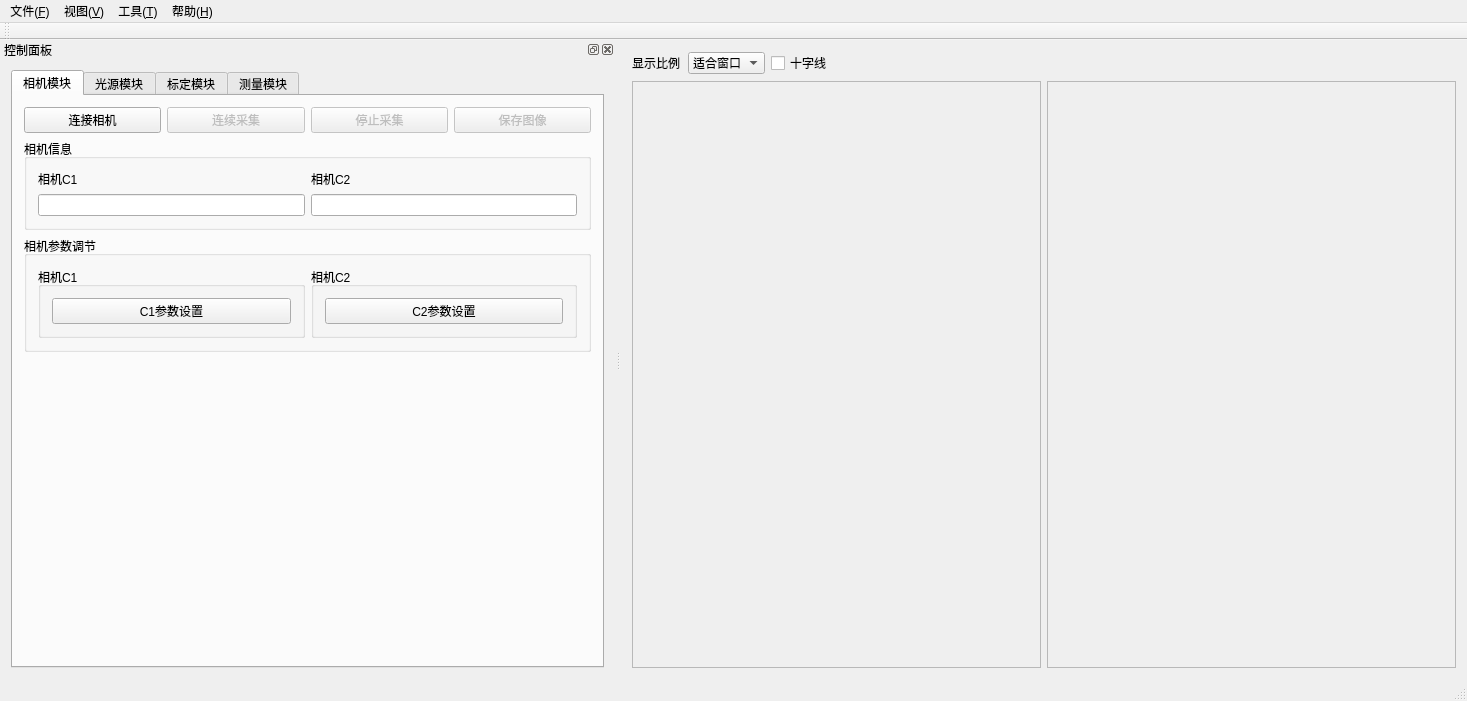
<?xml version="1.0" encoding="UTF-8"?>
<ui version="4.0">
 <class>MSVisionQtClass</class>
 <widget class="QMainWindow" name="MSVisionQtClass">
  <property name="geometry">
   <rect>
    <x>0</x>
    <y>0</y>
    <width>1467</width>
    <height>700</height>
   </rect>
  </property>
  <property name="sizePolicy">
   <sizepolicy hsizetype="Preferred" vsizetype="Preferred">
    <horstretch>0</horstretch>
    <verstretch>0</verstretch>
   </sizepolicy>
  </property>
  <property name="windowTitle">
   <string>MSVisionQt</string>
  </property>
  <widget class="QWidget" name="centralWidget">
   <layout class="QHBoxLayout" name="horizontalLayout">
    <item>
     <layout class="QVBoxLayout" name="verticalLayout_12">
      <item>
       <layout class="QHBoxLayout" name="horizontalLayout_17">
        <item>
         <widget class="QLabel" name="label_2">
          <property name="minimumSize">
           <size>
            <width>50</width>
            <height>0</height>
           </size>
          </property>
          <property name="text">
           <string>显示比例</string>
          </property>
         </widget>
        </item>
        <item>
         <widget class="QComboBox" name="comboBoxScale">
          <item>
           <property name="text">
            <string>适合窗口</string>
           </property>
          </item>
          <item>
           <property name="text">
            <string>25%</string>
           </property>
          </item>
          <item>
           <property name="text">
            <string>50%</string>
           </property>
          </item>
          <item>
           <property name="text">
            <string>100%</string>
           </property>
          </item>
         </widget>
        </item>
        <item>
         <widget class="QCheckBox" name="checkBoxCross">
          <property name="text">
           <string>十字线</string>
          </property>
         </widget>
        </item>
        <item>
         <spacer name="horizontalSpacer">
          <property name="orientation">
           <enum>Qt::Horizontal</enum>
          </property>
          <property name="sizeHint" stdset="0">
           <size>
            <width>40</width>
            <height>20</height>
           </size>
          </property>
         </spacer>
        </item>
       </layout>
      </item>
      <item>
       <layout class="QHBoxLayout" name="horizontalLayout_18">
        <item>
         <widget class="QScrollArea" name="scrollAreaL">
          <property name="sizePolicy">
           <sizepolicy hsizetype="Expanding" vsizetype="Expanding">
            <horstretch>0</horstretch>
            <verstretch>0</verstretch>
           </sizepolicy>
          </property>
          <property name="widgetResizable">
           <bool>true</bool>
          </property>
          <widget class="QWidget" name="scrollAreaWidgetContentsL">
           <property name="geometry">
            <rect>
             <x>0</x>
             <y>0</y>
             <width>408</width>
             <height>591</height>
            </rect>
           </property>
           <property name="sizePolicy">
            <sizepolicy hsizetype="Preferred" vsizetype="Preferred">
             <horstretch>0</horstretch>
             <verstretch>0</verstretch>
            </sizepolicy>
           </property>
           <layout class="QHBoxLayout" name="horizontalLayoutImgL">
            <property name="sizeConstraint">
             <enum>QLayout::SetDefaultConstraint</enum>
            </property>
            <property name="leftMargin">
             <number>0</number>
            </property>
            <property name="rightMargin">
             <number>0</number>
            </property>
           </layout>
          </widget>
         </widget>
        </item>
        <item>
         <widget class="QScrollArea" name="scrollAreaR">
          <property name="sizePolicy">
           <sizepolicy hsizetype="Expanding" vsizetype="Expanding">
            <horstretch>0</horstretch>
            <verstretch>0</verstretch>
           </sizepolicy>
          </property>
          <property name="widgetResizable">
           <bool>true</bool>
          </property>
          <widget class="QWidget" name="scrollAreaWidgetContentsR">
           <property name="geometry">
            <rect>
             <x>0</x>
             <y>0</y>
             <width>408</width>
             <height>591</height>
            </rect>
           </property>
           <property name="sizePolicy">
            <sizepolicy hsizetype="Preferred" vsizetype="Preferred">
             <horstretch>0</horstretch>
             <verstretch>0</verstretch>
            </sizepolicy>
           </property>
           <layout class="QHBoxLayout" name="horizontalLayoutImgR">
            <property name="sizeConstraint">
             <enum>QLayout::SetDefaultConstraint</enum>
            </property>
            <property name="leftMargin">
             <number>0</number>
            </property>
            <property name="rightMargin">
             <number>0</number>
            </property>
           </layout>
          </widget>
         </widget>
        </item>
       </layout>
      </item>
     </layout>
    </item>
   </layout>
  </widget>
  <widget class="QMenuBar" name="menuBar">
   <property name="geometry">
    <rect>
     <x>0</x>
     <y>0</y>
     <width>1467</width>
     <height>23</height>
    </rect>
   </property>
   <widget class="QMenu" name="menu_F">
    <property name="title">
     <string>文件(&amp;F)</string>
    </property>
    <addaction name="action"/>
   </widget>
   <widget class="QMenu" name="menu_V">
    <property name="title">
     <string>视图(&amp;V)</string>
    </property>
   </widget>
   <widget class="QMenu" name="menu_T">
    <property name="title">
     <string>工具(&amp;T)</string>
    </property>
   </widget>
   <widget class="QMenu" name="menu_H">
    <property name="title">
     <string>帮助(&amp;H)</string>
    </property>
   </widget>
   <addaction name="menu_F"/>
   <addaction name="menu_V"/>
   <addaction name="menu_T"/>
   <addaction name="menu_H"/>
  </widget>
  <widget class="QToolBar" name="mainToolBar">
   <attribute name="toolBarArea">
    <enum>TopToolBarArea</enum>
   </attribute>
   <attribute name="toolBarBreak">
    <bool>false</bool>
   </attribute>
  </widget>
  <widget class="QStatusBar" name="statusBar"/>
  <widget class="QDockWidget" name="dockWidget">
   <property name="minimumSize">
    <size>
     <width>615</width>
     <height>639</height>
    </size>
   </property>
   <property name="windowTitle">
    <string>控制面板</string>
   </property>
   <attribute name="dockWidgetArea">
    <number>1</number>
   </attribute>
   <widget class="QWidget" name="dockWidgetContents">
    <layout class="QVBoxLayout" name="verticalLayout">
     <item>
      <widget class="QTabWidget" name="tabWidget">
       <property name="currentIndex">
        <number>0</number>
       </property>
       <widget class="QWidget" name="tab_1">
        <attribute name="title">
         <string>相机模块</string>
        </attribute>
        <layout class="QVBoxLayout" name="verticalLayout_2">
         <item>
          <layout class="QGridLayout" name="gridLayout">
           <item row="0" column="3">
            <widget class="QPushButton" name="saveBtn">
             <property name="enabled">
              <bool>false</bool>
             </property>
             <property name="text">
              <string>保存图像</string>
             </property>
            </widget>
           </item>
           <item row="0" column="2">
            <widget class="QPushButton" name="stopSampleBtn">
             <property name="enabled">
              <bool>false</bool>
             </property>
             <property name="text">
              <string>停止采集</string>
             </property>
            </widget>
           </item>
           <item row="0" column="1">
            <widget class="QPushButton" name="sampleBtn">
             <property name="enabled">
              <bool>false</bool>
             </property>
             <property name="text">
              <string>连续采集</string>
             </property>
             <property name="checkable">
              <bool>false</bool>
             </property>
            </widget>
           </item>
           <item row="0" column="0">
            <widget class="QPushButton" name="linkBtn">
             <property name="text">
              <string>连接相机</string>
             </property>
            </widget>
           </item>
          </layout>
         </item>
         <item>
          <widget class="QGroupBox" name="groupBox_2">
           <property name="title">
            <string>相机信息</string>
           </property>
           <layout class="QHBoxLayout" name="horizontalLayout_7">
            <item>
             <layout class="QVBoxLayout" name="verticalLayout_3">
              <item>
               <widget class="QLabel" name="label_6">
                <property name="text">
                 <string>相机C1</string>
                </property>
               </widget>
              </item>
              <item>
               <widget class="QLineEdit" name="camInfoC1">
                <property name="readOnly">
                 <bool>true</bool>
                </property>
               </widget>
              </item>
             </layout>
            </item>
            <item>
             <layout class="QVBoxLayout" name="verticalLayout_4">
              <item>
               <widget class="QLabel" name="label_7">
                <property name="text">
                 <string>相机C2</string>
                </property>
               </widget>
              </item>
              <item>
               <widget class="QLineEdit" name="camInfoC2">
                <property name="readOnly">
                 <bool>true</bool>
                </property>
               </widget>
              </item>
             </layout>
            </item>
           </layout>
          </widget>
         </item>
         <item>
          <widget class="QGroupBox" name="groupBox">
           <property name="title">
            <string>相机参数调节</string>
           </property>
           <layout class="QGridLayout" name="gridLayout_2">
            <item row="0" column="1">
             <widget class="QGroupBox" name="groupBox_4">
              <property name="title">
               <string>相机C2</string>
              </property>
              <layout class="QVBoxLayout" name="verticalLayout_6">
               <item>
                <widget class="QPushButton" name="proptyC2Btn">
                 <property name="text">
                  <string>C2参数设置</string>
                 </property>
                </widget>
               </item>
              </layout>
             </widget>
            </item>
            <item row="0" column="0">
             <widget class="QGroupBox" name="groupBox_3">
              <property name="title">
               <string>相机C1</string>
              </property>
              <layout class="QVBoxLayout" name="verticalLayout_5">
               <item>
                <widget class="QPushButton" name="proptyC1Btn">
                 <property name="text">
                  <string>C1参数设置</string>
                 </property>
                </widget>
               </item>
              </layout>
             </widget>
            </item>
           </layout>
          </widget>
         </item>
         <item>
          <spacer name="verticalSpacer">
           <property name="orientation">
            <enum>Qt::Vertical</enum>
           </property>
           <property name="sizeHint" stdset="0">
            <size>
             <width>20</width>
             <height>40</height>
            </size>
           </property>
          </spacer>
         </item>
        </layout>
       </widget>
       <widget class="QWidget" name="tab_2">
        <attribute name="title">
         <string>光源模块</string>
        </attribute>
        <layout class="QVBoxLayout" name="verticalLayout_7">
         <item>
          <widget class="QGroupBox" name="groupBox_5">
           <property name="title">
            <string>连接选择</string>
           </property>
           <layout class="QVBoxLayout" name="verticalLayout_8">
            <item>
             <layout class="QHBoxLayout" name="horizontalLayout_9">
              <item>
               <widget class="QLabel" name="label_10">
                <property name="text">
                 <string>连接方式</string>
                </property>
               </widget>
              </item>
              <item>
               <widget class="QComboBox" name="comboBoxConnect">
                <item>
                 <property name="text">
                  <string>USB</string>
                 </property>
                </item>
                <item>
                 <property name="text">
                  <string>ComPort</string>
                 </property>
                </item>
               </widget>
              </item>
              <item>
               <widget class="QComboBox" name="comboBoxChannel">
                <item>
                 <property name="text">
                  <string>1</string>
                 </property>
                </item>
                <item>
                 <property name="text">
                  <string>2</string>
                 </property>
                </item>
                <item>
                 <property name="text">
                  <string>3</string>
                 </property>
                </item>
                <item>
                 <property name="text">
                  <string>4</string>
                 </property>
                </item>
               </widget>
              </item>
              <item>
               <widget class="QPushButton" name="connectLightBtn">
                <property name="text">
                 <string>连接</string>
                </property>
               </widget>
              </item>
             </layout>
            </item>
           </layout>
          </widget>
         </item>
         <item>
          <widget class="QGroupBox" name="groupBox_6">
           <property name="title">
            <string>通道选择</string>
           </property>
           <layout class="QVBoxLayout" name="verticalLayout_9">
            <item>
             <layout class="QHBoxLayout" name="horizontalLayout_11">
              <item>
               <widget class="QPushButton" name="channel1Btn">
                <property name="maximumSize">
                 <size>
                  <width>50</width>
                  <height>16777215</height>
                 </size>
                </property>
                <property name="text">
                 <string>1</string>
                </property>
                <property name="checkable">
                 <bool>true</bool>
                </property>
                <property name="checked">
                 <bool>true</bool>
                </property>
                <property name="autoExclusive">
                 <bool>true</bool>
                </property>
               </widget>
              </item>
              <item>
               <widget class="QPushButton" name="channel2Btn">
                <property name="maximumSize">
                 <size>
                  <width>50</width>
                  <height>16777215</height>
                 </size>
                </property>
                <property name="text">
                 <string>2</string>
                </property>
                <property name="checkable">
                 <bool>true</bool>
                </property>
                <property name="autoExclusive">
                 <bool>true</bool>
                </property>
               </widget>
              </item>
              <item>
               <widget class="QPushButton" name="channel3Btn">
                <property name="maximumSize">
                 <size>
                  <width>50</width>
                  <height>16777215</height>
                 </size>
                </property>
                <property name="text">
                 <string>3</string>
                </property>
                <property name="checkable">
                 <bool>true</bool>
                </property>
                <property name="autoExclusive">
                 <bool>true</bool>
                </property>
               </widget>
              </item>
              <item>
               <widget class="QPushButton" name="channel4Btn">
                <property name="maximumSize">
                 <size>
                  <width>50</width>
                  <height>16777215</height>
                 </size>
                </property>
                <property name="text">
                 <string>4</string>
                </property>
                <property name="checkable">
                 <bool>true</bool>
                </property>
                <property name="autoExclusive">
                 <bool>true</bool>
                </property>
               </widget>
              </item>
             </layout>
            </item>
            <item>
             <layout class="QHBoxLayout" name="horizontalLayout_10">
              <item>
               <widget class="QLabel" name="label_11">
                <property name="text">
                 <string>电流乘子</string>
                </property>
               </widget>
              </item>
              <item>
               <widget class="QSpinBox" name="spinCurrent">
                <property name="minimum">
                 <number>1</number>
                </property>
                <property name="maximum">
                 <number>10</number>
                </property>
               </widget>
              </item>
             </layout>
            </item>
           </layout>
          </widget>
         </item>
         <item>
          <widget class="QGroupBox" name="groupBox_7">
           <property name="title">
            <string>通道模式</string>
           </property>
           <layout class="QHBoxLayout" name="horizontalLayout_12">
            <item>
             <widget class="QPushButton" name="pushButton_6">
              <property name="text">
               <string>常数值</string>
              </property>
             </widget>
            </item>
            <item>
             <widget class="QPushButton" name="pushButton_7">
              <property name="text">
               <string>手动触发</string>
              </property>
             </widget>
            </item>
            <item>
             <widget class="QPushButton" name="pushButton_8">
              <property name="text">
               <string>自动触发</string>
              </property>
             </widget>
            </item>
           </layout>
          </widget>
         </item>
         <item>
          <widget class="QGroupBox" name="groupBox_8">
           <property name="title">
            <string>光源参数</string>
           </property>
           <layout class="QGridLayout" name="gridLayout_3">
            <item row="0" column="1">
             <widget class="QSpinBox" name="spinBoxIndensity"/>
            </item>
            <item row="0" column="2">
             <widget class="QPushButton" name="onOffBtn">
              <property name="text">
               <string>ON/OFF</string>
              </property>
             </widget>
            </item>
            <item row="1" column="0">
             <widget class="QLabel" name="label_13">
              <property name="text">
               <string>脉冲宽度</string>
              </property>
             </widget>
            </item>
            <item row="1" column="1">
             <widget class="QSpinBox" name="spinStrobeWidth">
              <property name="maximum">
               <number>9999</number>
              </property>
             </widget>
            </item>
            <item row="0" column="0">
             <widget class="QLabel" name="label_12">
              <property name="text">
               <string>光强度</string>
              </property>
             </widget>
            </item>
           </layout>
          </widget>
         </item>
         <item>
          <widget class="QGroupBox" name="groupBox_9">
           <property name="title">
            <string>触发控制</string>
           </property>
           <layout class="QGridLayout" name="gridLayout_4">
            <item row="2" column="1">
             <widget class="QLabel" name="label_15">
              <property name="text">
               <string>下降沿时间</string>
              </property>
             </widget>
            </item>
            <item row="0" column="2">
             <widget class="QSpinBox" name="spinBox_4"/>
            </item>
            <item row="0" column="1">
             <widget class="QLabel" name="label_14">
              <property name="text">
               <string>上升沿时间</string>
              </property>
             </widget>
            </item>
            <item row="3" column="1">
             <widget class="QPushButton" name="pushButton_11">
              <property name="text">
               <string>打开自动触发</string>
              </property>
             </widget>
            </item>
            <item row="2" column="2">
             <widget class="QSpinBox" name="spinBox_5"/>
            </item>
            <item row="3" column="2">
             <widget class="QPushButton" name="pushButton_12">
              <property name="text">
               <string>关闭自动触发</string>
              </property>
             </widget>
            </item>
            <item row="3" column="3">
             <widget class="QPushButton" name="pushButton_13">
              <property name="text">
               <string>手动触发</string>
              </property>
             </widget>
            </item>
           </layout>
          </widget>
         </item>
         <item>
          <spacer name="verticalSpacer_2">
           <property name="orientation">
            <enum>Qt::Vertical</enum>
           </property>
           <property name="sizeHint" stdset="0">
            <size>
             <width>20</width>
             <height>40</height>
            </size>
           </property>
          </spacer>
         </item>
        </layout>
       </widget>
       <widget class="QWidget" name="tab_3">
        <attribute name="title">
         <string>标定模块</string>
        </attribute>
        <layout class="QVBoxLayout" name="verticalLayout_11">
         <item>
          <widget class="QGroupBox" name="groupBox_12">
           <property name="title">
            <string>双目标定参数</string>
           </property>
          </widget>
         </item>
         <item>
          <widget class="QGroupBox" name="groupBox_13">
           <property name="title">
            <string>手眼标定参数</string>
           </property>
          </widget>
         </item>
         <item>
          <widget class="QGroupBox" name="groupBox_14">
           <property name="title">
            <string>视觉系统标定结果</string>
           </property>
          </widget>
         </item>
        </layout>
       </widget>
       <widget class="QWidget" name="tab_4">
        <attribute name="title">
         <string>测量模块</string>
        </attribute>
        <layout class="QVBoxLayout" name="verticalLayout_10">
         <item>
          <widget class="QGroupBox" name="groupBox_10">
           <property name="title">
            <string>图像处理参数</string>
           </property>
           <layout class="QGridLayout" name="gridLayout_6">
            <item row="0" column="0">
             <widget class="QPushButton" name="loadDataBtn">
              <property name="maximumSize">
               <size>
                <width>100</width>
                <height>16777215</height>
               </size>
              </property>
              <property name="text">
               <string>导入标定结果</string>
              </property>
             </widget>
            </item>
            <item row="1" column="1">
             <widget class="QGroupBox" name="groupBoxFit">
              <property name="title">
               <string>椭圆拟合方法</string>
              </property>
              <layout class="QVBoxLayout" name="verticalLayout_18">
               <item>
                <widget class="QRadioButton" name="radioButtonAMS">
                 <property name="text">
                  <string>AMS</string>
                 </property>
                </widget>
               </item>
               <item>
                <widget class="QRadioButton" name="radioButtonB2AC">
                 <property name="text">
                  <string>B2AC</string>
                 </property>
                 <property name="checked">
                  <bool>false</bool>
                 </property>
                </widget>
               </item>
               <item>
                <widget class="QRadioButton" name="radioButtonRANSAC">
                 <property name="text">
                  <string>RANSAC</string>
                 </property>
                 <property name="checked">
                  <bool>true</bool>
                 </property>
                </widget>
               </item>
              </layout>
             </widget>
            </item>
            <item row="1" column="0">
             <widget class="QGroupBox" name="groupBox_16">
              <property name="title">
               <string>预处理参数</string>
              </property>
              <layout class="QVBoxLayout" name="verticalLayout_17">
               <item>
                <layout class="QHBoxLayout" name="horizontalLayout_19">
                 <item>
                  <widget class="QLabel" name="label_18">
                   <property name="text">
                    <string>高斯滤波核尺寸</string>
                   </property>
                  </widget>
                 </item>
                 <item>
                  <widget class="QSpinBox" name="spinBox">
                   <property name="maximumSize">
                    <size>
                     <width>50</width>
                     <height>16777215</height>
                    </size>
                   </property>
                   <property name="minimum">
                    <number>1</number>
                   </property>
                   <property name="maximum">
                    <number>99</number>
                   </property>
                   <property name="singleStep">
                    <number>2</number>
                   </property>
                   <property name="value">
                    <number>3</number>
                   </property>
                  </widget>
                 </item>
                </layout>
               </item>
               <item>
                <layout class="QHBoxLayout" name="horizontalLayout_20">
                 <item>
                  <widget class="QLabel" name="label_19">
                   <property name="text">
                    <string>双边滤波参数</string>
                   </property>
                  </widget>
                 </item>
                 <item>
                  <widget class="QDoubleSpinBox" name="doubleSpinBox">
                   <property name="maximumSize">
                    <size>
                     <width>50</width>
                     <height>16777215</height>
                    </size>
                   </property>
                   <property name="value">
                    <double>1.000000000000000</double>
                   </property>
                  </widget>
                 </item>
                </layout>
               </item>
              </layout>
             </widget>
            </item>
            <item row="0" column="1">
             <widget class="QGroupBox" name="groupBoxHoleType">
              <property name="title">
               <string>孔类型</string>
              </property>
              <layout class="QVBoxLayout" name="verticalLayout_13">
               <item>
                <widget class="QRadioButton" name="straightHole">
                 <property name="text">
                  <string>单直孔</string>
                 </property>
                </widget>
               </item>
               <item>
                <widget class="QRadioButton" name="countersinkHole">
                 <property name="text">
                  <string>锪窝孔</string>
                 </property>
                 <property name="checked">
                  <bool>true</bool>
                 </property>
                </widget>
               </item>
              </layout>
             </widget>
            </item>
            <item row="2" column="4">
             <widget class="QPushButton" name="detectBtn">
              <property name="enabled">
               <bool>false</bool>
              </property>
              <property name="text">
               <string>开始测量</string>
              </property>
             </widget>
            </item>
            <item row="1" column="4">
             <widget class="QGroupBox" name="groupBoxMethod">
              <property name="title">
               <string>双目测量方法</string>
              </property>
              <layout class="QVBoxLayout" name="verticalLayout_14">
               <item>
                <widget class="QRadioButton" name="radioButtonEpipolar">
                 <property name="text">
                  <string>双目重建法</string>
                 </property>
                 <property name="checked">
                  <bool>true</bool>
                 </property>
                </widget>
               </item>
               <item>
                <widget class="QRadioButton" name="radioButtonRebuild">
                 <property name="text">
                  <string>极线匹配法</string>
                 </property>
                </widget>
               </item>
              </layout>
             </widget>
            </item>
            <item row="0" column="4">
             <widget class="QGroupBox" name="groupBox_19">
              <property name="title">
               <string>其他参数</string>
              </property>
              <layout class="QVBoxLayout" name="verticalLayout_19">
               <item>
                <widget class="QCheckBox" name="checkBoxSharpen">
                 <property name="text">
                  <string>图像锐化</string>
                 </property>
                 <property name="checked">
                  <bool>true</bool>
                 </property>
                </widget>
               </item>
               <item>
                <widget class="QCheckBox" name="checkBoxRestore">
                 <property name="text">
                  <string>图像离焦复原</string>
                 </property>
                </widget>
               </item>
              </layout>
             </widget>
            </item>
           </layout>
          </widget>
         </item>
         <item>
          <widget class="QGroupBox" name="groupBox_11">
           <property name="title">
            <string>测量结果</string>
           </property>
           <layout class="QGridLayout" name="gridLayout_5">
            <item row="1" column="0">
             <layout class="QHBoxLayout" name="horizontalLayout_6">
              <item>
               <widget class="QLabel" name="label_8">
                <property name="maximumSize">
                 <size>
                  <width>100</width>
                  <height>16777215</height>
                 </size>
                </property>
                <property name="text">
                 <string>平均内圆直径/mm</string>
                </property>
               </widget>
              </item>
              <item>
               <widget class="QLineEdit" name="outerDiameter">
                <property name="maximumSize">
                 <size>
                  <width>120</width>
                  <height>16777215</height>
                 </size>
                </property>
                <property name="readOnly">
                 <bool>true</bool>
                </property>
               </widget>
              </item>
             </layout>
            </item>
            <item row="2" column="0">
             <layout class="QHBoxLayout" name="horizontalLayout_8">
              <item>
               <widget class="QLabel" name="label_16">
                <property name="maximumSize">
                 <size>
                  <width>100</width>
                  <height>16777215</height>
                 </size>
                </property>
                <property name="text">
                 <string>锪窝孔垂直度/°</string>
                </property>
               </widget>
              </item>
              <item>
               <widget class="QLineEdit" name="delta">
                <property name="maximumSize">
                 <size>
                  <width>120</width>
                  <height>16777215</height>
                 </size>
                </property>
                <property name="readOnly">
                 <bool>true</bool>
                </property>
               </widget>
              </item>
             </layout>
            </item>
            <item row="0" column="0">
             <widget class="QGroupBox" name="groupBox_20">
              <property name="title">
               <string>C1结果</string>
              </property>
              <layout class="QVBoxLayout" name="verticalLayout_16">
               <item>
                <layout class="QHBoxLayout" name="horizontalLayout_2">
                 <item>
                  <widget class="QLabel" name="label">
                   <property name="maximumSize">
                    <size>
                     <width>100</width>
                     <height>16777215</height>
                    </size>
                   </property>
                   <property name="text">
                    <string>内圆中心坐标</string>
                   </property>
                  </widget>
                 </item>
                 <item>
                  <widget class="QLineEdit" name="centerOuterC1">
                   <property name="maximumSize">
                    <size>
                     <width>150</width>
                     <height>16777215</height>
                    </size>
                   </property>
                   <property name="readOnly">
                    <bool>true</bool>
                   </property>
                  </widget>
                 </item>
                </layout>
               </item>
               <item>
                <layout class="QHBoxLayout" name="horizontalLayout_3">
                 <item>
                  <widget class="QLabel" name="label_3">
                   <property name="maximumSize">
                    <size>
                     <width>100</width>
                     <height>16777215</height>
                    </size>
                   </property>
                   <property name="text">
                    <string>外圆中心坐标</string>
                   </property>
                  </widget>
                 </item>
                 <item>
                  <widget class="QLineEdit" name="centerInnerC1">
                   <property name="maximumSize">
                    <size>
                     <width>150</width>
                     <height>16777215</height>
                    </size>
                   </property>
                   <property name="readOnly">
                    <bool>true</bool>
                   </property>
                  </widget>
                 </item>
                </layout>
               </item>
              </layout>
             </widget>
            </item>
            <item row="1" column="1">
             <layout class="QHBoxLayout" name="horizontalLayout_15">
              <item>
               <widget class="QLabel" name="label_9">
                <property name="maximumSize">
                 <size>
                  <width>100</width>
                  <height>16777215</height>
                 </size>
                </property>
                <property name="text">
                 <string>平均外圆直径/mm</string>
                </property>
               </widget>
              </item>
              <item>
               <widget class="QLineEdit" name="innerDiameter">
                <property name="maximumSize">
                 <size>
                  <width>120</width>
                  <height>16777215</height>
                 </size>
                </property>
                <property name="readOnly">
                 <bool>true</bool>
                </property>
               </widget>
              </item>
             </layout>
            </item>
            <item row="2" column="1">
             <layout class="QHBoxLayout" name="horizontalLayout_16">
              <item>
               <widget class="QLabel" name="label_17">
                <property name="maximumSize">
                 <size>
                  <width>100</width>
                  <height>16777215</height>
                 </size>
                </property>
                <property name="text">
                 <string>锪窝孔深度/mm</string>
                </property>
               </widget>
              </item>
              <item>
               <widget class="QLineEdit" name="deep">
                <property name="maximumSize">
                 <size>
                  <width>120</width>
                  <height>16777215</height>
                 </size>
                </property>
                <property name="readOnly">
                 <bool>true</bool>
                </property>
               </widget>
              </item>
             </layout>
            </item>
            <item row="0" column="1">
             <widget class="QGroupBox" name="groupBox_21">
              <property name="title">
               <string>C2结果</string>
              </property>
              <layout class="QVBoxLayout" name="verticalLayout_15">
               <item>
                <layout class="QHBoxLayout" name="horizontalLayout_4">
                 <item>
                  <widget class="QLabel" name="label_4">
                   <property name="maximumSize">
                    <size>
                     <width>100</width>
                     <height>16777215</height>
                    </size>
                   </property>
                   <property name="text">
                    <string>内圆中心坐标</string>
                   </property>
                  </widget>
                 </item>
                 <item>
                  <widget class="QLineEdit" name="centerOuterC2">
                   <property name="maximumSize">
                    <size>
                     <width>150</width>
                     <height>16777215</height>
                    </size>
                   </property>
                   <property name="readOnly">
                    <bool>true</bool>
                   </property>
                  </widget>
                 </item>
                </layout>
               </item>
               <item>
                <layout class="QHBoxLayout" name="horizontalLayout_5">
                 <item>
                  <widget class="QLabel" name="label_5">
                   <property name="maximumSize">
                    <size>
                     <width>100</width>
                     <height>16777215</height>
                    </size>
                   </property>
                   <property name="text">
                    <string>外圆中心坐标</string>
                   </property>
                  </widget>
                 </item>
                 <item>
                  <widget class="QLineEdit" name="centerInnerC2">
                   <property name="maximumSize">
                    <size>
                     <width>150</width>
                     <height>16777215</height>
                    </size>
                   </property>
                   <property name="readOnly">
                    <bool>true</bool>
                   </property>
                  </widget>
                 </item>
                </layout>
               </item>
              </layout>
             </widget>
            </item>
            <item row="3" column="0">
             <layout class="QHBoxLayout" name="horizontalLayout_13">
              <item>
               <widget class="QLabel" name="label_20">
                <property name="maximumSize">
                 <size>
                  <width>100</width>
                  <height>16777215</height>
                 </size>
                </property>
                <property name="text">
                 <string>单次检测耗时/s</string>
                </property>
               </widget>
              </item>
              <item>
               <widget class="QLineEdit" name="timeUsed">
                <property name="maximumSize">
                 <size>
                  <width>120</width>
                  <height>16777215</height>
                 </size>
                </property>
                <property name="readOnly">
                 <bool>true</bool>
                </property>
               </widget>
              </item>
             </layout>
            </item>
           </layout>
          </widget>
         </item>
         <item>
          <spacer name="verticalSpacer_3">
           <property name="orientation">
            <enum>Qt::Vertical</enum>
           </property>
           <property name="sizeHint" stdset="0">
            <size>
             <width>20</width>
             <height>40</height>
            </size>
           </property>
          </spacer>
         </item>
        </layout>
       </widget>
      </widget>
     </item>
    </layout>
   </widget>
  </widget>
  <action name="action">
   <property name="text">
    <string>导入标定结果</string>
   </property>
  </action>
 </widget>
 <layoutdefault spacing="6" margin="11"/>
 <resources>
  <include location="MSVisionQt.qrc"/>
 </resources>
 <connections/>
</ui>
